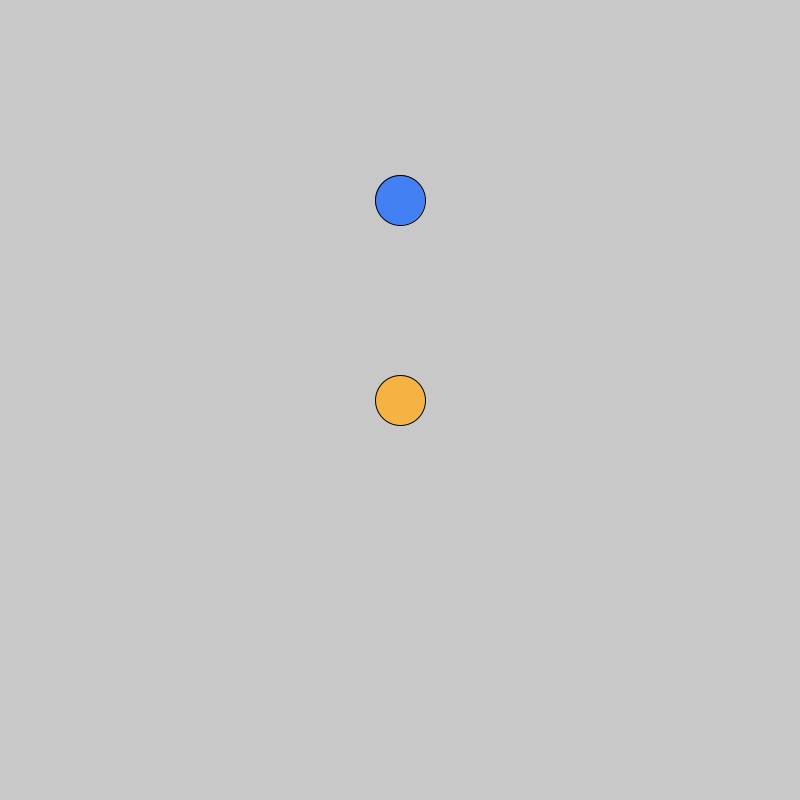
Frame 1 (no input)
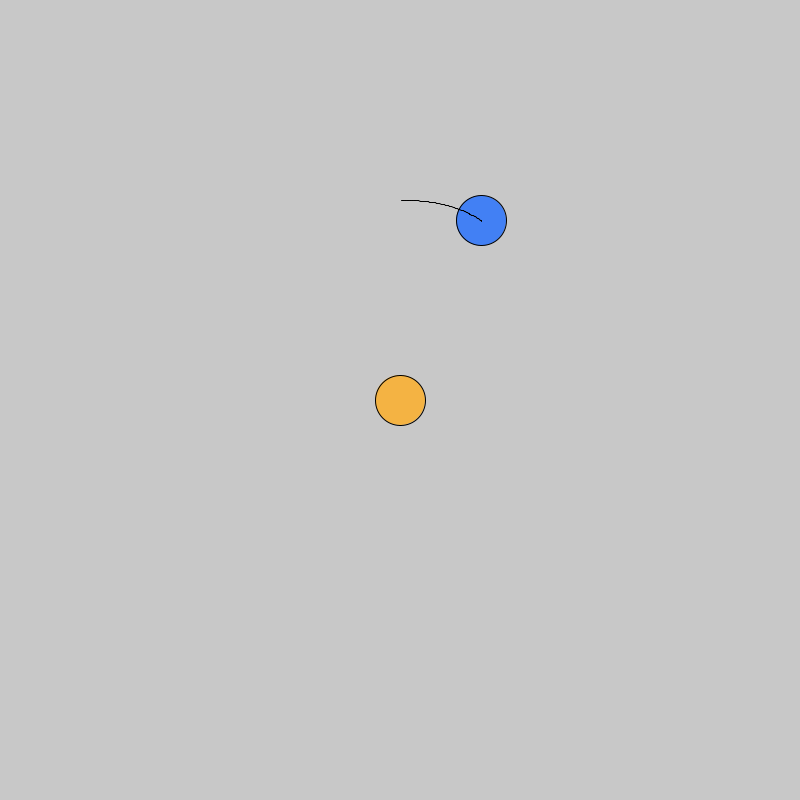
Frame 60 (the mouse pressed at the canvas centre just before this capture)
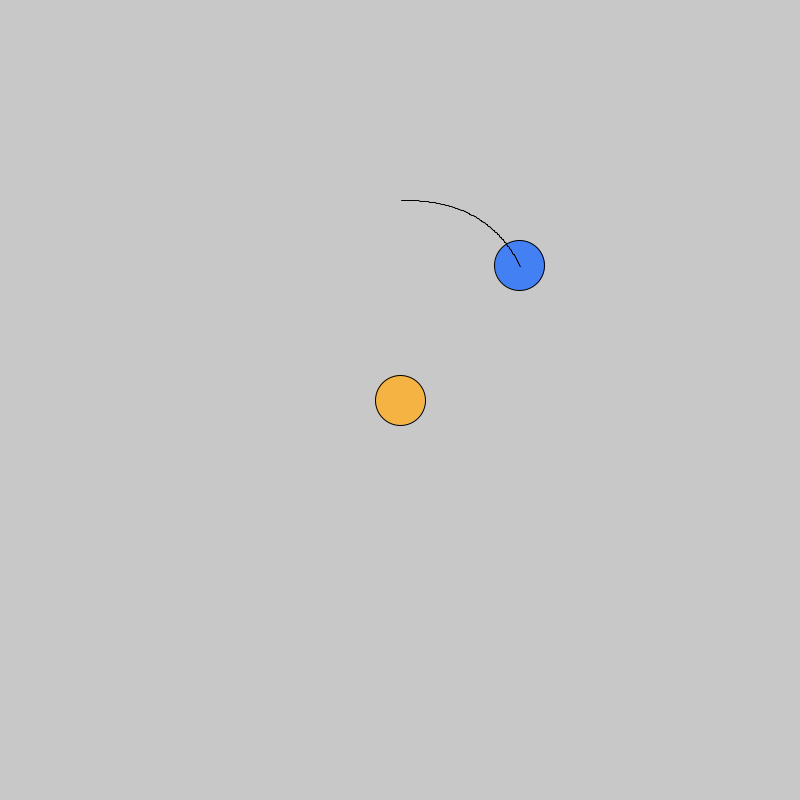
Frame 120 (the mouse held since frame 60 and released just before this capture)

The Processing sketch that drew these frames (run headless with seeded random() and noise(); from frame 60 on, the mouse is pressed at the canvas centre):

// Processing sketch: orbita_i_smuga
// ── orbita_i_smuga.pde
/*
** Ruch jednostajnie przyspieszony w kierunku punktu.
** Uwaga: to NIE jest przykład orbity z siłą grawitacji, bo w tej symulacji
** przyspieszenie jest stałe w każdej odległości od planety i wynosi 'n'.
** Dlatego orbity wychodzą takie dziwne :)
*/
void setup()
{
  size( 800, 800 );
  frameRate( 120 );
}

float x = 400;
float y = 200;

float n = 1;             // wartość przyspieszenia w kierunku planety

float vx = 100;          // prędkość początkowa (zmień, aby ustawić orbitę)
float vy = 0;

float xPlanety = 400;
float yPlanety = 400;

ArrayList<Float> drogaX = new ArrayList<Float>();
ArrayList<Float> drogaY = new ArrayList<Float>();

void draw()
{
  background( 200 );
  
  fill( #4280f4 );     // zmiana kolory wypełnienia na niebieski
  circle( x, y, 50 );  // rysowanie piłeczki
  
  fill( #f4b343 );     // zmiana koloru wypełnienie na pomarańczowy
  circle( xPlanety, yPlanety, 50 );  // rysowanie planety
  
  float c = sqrt((xPlanety-x)*(xPlanety-x) + (yPlanety - y)*(yPlanety - y));
  float a = n * (xPlanety - x)/c;
  float b = n * (yPlanety - y)/c;
  
  vx += a;    // zwiększenie prędkości poziomej
  vy += b;    // większenie prędkości pionowej
  
  x = x + vx/frameRate;    // zmiana położenia w zależności od prędkości
  y = y + vy/frameRate;    // zmiana położenia w zależności od prędkości
  
  drogaX.add(x);  // zapamiętaj obecne współrzędne
  drogaY.add(y);  // zapamiętaj obecne współrzędne
  
  // rysowanie przebytej drogi
  for( int i = 0; i < drogaX.size()-1; i++ )
    line( drogaX.get(i), drogaY.get(i), drogaX.get(i+1), drogaY.get(i+1) );
  
}
